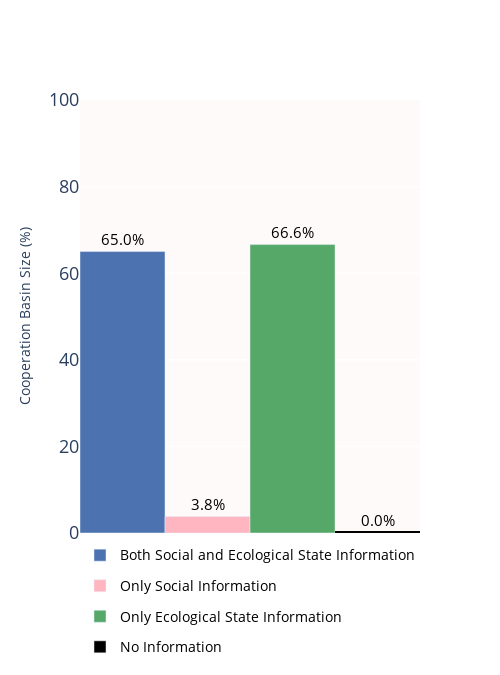

The code cell stored with this chart in its notebook:
### Code cell
# Extract cooperation percentages correctly from the DataFrame

# Define the conditions in order


# Extract cooperation percentages
cooperation_basin_size = [(data[condition]) for condition in all_information_modes]

# Debugging output
print("Extracted Cooperation Basin Size:", cooperation_basin_size)

conditions = [
    "Both Social and Ecological State Information", 
    "Only Social Information", 
    "Only Ecological State Information", 
    "No Information"
]

# Create DataFrame for plotting
plot_df = pd.DataFrame({
    'Information Condition': conditions,
    'Cooperation Basin Size': cooperation_basin_size
})

# Define a color palette
color_map = {
    "Both Social and Ecological State Information": "#4c72b0",  # Muted Blue
    "Only Social Information": "#FFB6C1",  # Muted Pink
    "Only Ecological State Information": "#55a868",  # Muted Green
    "No Information": "#000000"  # Black
}

# Create figure
fig = go.Figure()

for i, row in plot_df.iterrows():
    condition = row['Information Condition']
    percentage = row['Cooperation Basin Size']
    color = color_map[condition]
    
    if percentage == 0:
        # 1. Actual outline bars for zero values (shown in the plot)
        fig.add_trace(go.Bar(
            x=[condition], 
            y=[percentage], 
            marker=dict(color='rgba(0,0,0,0)', line=dict(color=color, width=4)),
            text=f"{float(percentage):.1f}%",
            textposition='outside',
            textfont=dict(size=15, color='black'),  # Larger, darker percentage text
            showlegend=False,  # Don't show this in the legend
            legendgroup=condition  # Group legend with the solid bar
        ))

        # 2. Hidden solid legend bar (only for legend display)
        fig.add_trace(go.Bar(
            x=[None],  # Invisible bar in the plot
            y=[None],
            name=condition,
            marker=dict(color=color),  # Filled marker for the legend
            legendgroup=condition  # Matches legend with outline bar
        ))

    else:
        # Normal filled bars
        fig.add_trace(go.Bar(
            x=[condition], 
            y=[percentage], 
            name=condition,
            marker=dict(color=color),
            text=f"{float(percentage):.1f}%",
            textposition='outside',
            textfont=dict(size=15, color='black')  # Larger, darker percentage text
        ))

# Update layout for aesthetics
fig.update_layout(
    yaxis_title="Cooperation Basin Size (%)",
    yaxis=dict(
        range=[0, 100],
        tickfont=dict(size=18)  # Larger, darker y-axis label
    ),
    xaxis=dict(title='', showticklabels=False),
    plot_bgcolor='snow',  # Clean background
    width=500,
    height=675,
    bargap=0,  # Minimize gaps
    legend=dict(
        title="",
        orientation="h",
        yanchor="bottom",
        y=-0.3,
        xanchor="center",
        x=0.5,
    font=dict(size=13.5, color='black')
    )
)

# Show figure
fig.show()

### Figure 1 — Plotly figure (JSON) as saved in the notebook; plotly's stock layout.template omitted (floating-point values rounded to 4 significant figures)
{"data": [{"marker": {"color": "#4c72b0"}, "name": "Both Social and Ecological State Information", "text": "65.0%", "textfont": {"color": "black", "size": 15}, "textposition": "outside", "type": "bar", "x": ["Both Social and Ecological State Information"], "y": [65]}, {"marker": {"color": "#FFB6C1"}, "name": "Only Social Information", "text": "3.8%", "textfont": {"color": "black", "size": 15}, "textposition": "outside", "type": "bar", "x": ["Only Social Information"], "y": [3.8]}, {"marker": {"color": "#55a868"}, "name": "Only Ecological State Information", "text": "66.6%", "textfont": {"color": "black", "size": 15}, "textposition": "outside", "type": "bar", "x": ["Only Ecological State Information"], "y": [66.6]}, {"legendgroup": "No Information", "marker": {"color": "rgba(0,0,0,0)", "line": {"color": "#000000", "width": 4}}, "showlegend": false, "text": "0.0%", "textfont": {"color": "black", "size": 15}, "textposition": "outside", "type": "bar", "x": ["No Information"], "y": [0]}, {"legendgroup": "No Information", "marker": {"color": "#000000"}, "name": "No Information", "type": "bar", "x": [null], "y": [null]}], "layout": {"bargap": 0, "height": 675, "legend": {"font": {"color": "black", "size": 13.5}, "orientation": "h", "title": {"text": ""}, "x": 0.5, "xanchor": "center", "y": -0.3, "yanchor": "bottom"}, "plot_bgcolor": "snow", "width": 500, "xaxis": {"showticklabels": false, "title": {"text": ""}}, "yaxis": {"range": [0, 100], "tickfont": {"size": 18}, "title": {"text": "Cooperation Basin Size (%)"}}}}
